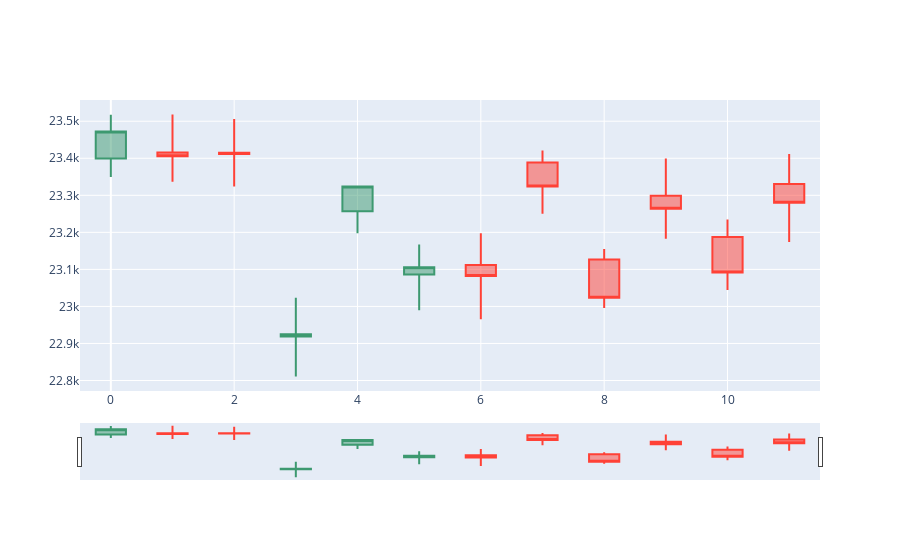
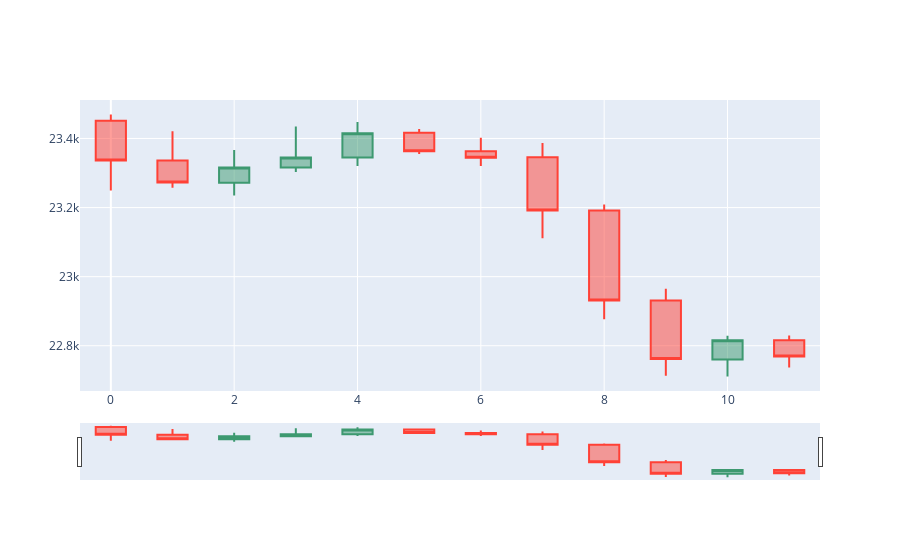

Notebook cell for these charts, in order:
### Code cell
TIME_POINT = 20
predicted_total = [predicted[f'LSTM_regressor_{i}'] for i in range(12)]
predicted_series = pd.DataFrame([i[TIME_POINT] for i in predicted_total], columns=test_data.columns)
fig = go.Figure(data=[go.Candlestick(
                x=predicted_series.index,
                open=predicted_series['open'],
                high=predicted_series['high'],
                low=predicted_series['low'],
                close=predicted_series['close'])])
fig.show()

actual_data = pd.DataFrame(test_data.values[TIME_POINT:TIME_POINT+12], columns=test_data.columns)
fig = go.Figure(data=[go.Candlestick(
                x=actual_data.index,
                open=actual_data['open'],
                high=actual_data['high'],
                low=actual_data['low'],
                close=actual_data['close'])])
fig.show()

### Figure 1 — Plotly figure (JSON) as saved in the notebook; plotly's stock layout.template omitted (floating-point values rounded to 4 significant figures)
{"data": [{"close": [23470.0, 23410.0, 23410.0, 22930.0, 23320.0, 23110.0, 23080.0, 23320.0, 23020.0, 23260.0, 23090.0, 23280.0], "high": [23520.0, 23520.0, 23510.0, 23020.0, 23320.0, 23170.0, 23200.0, 23420.0, 23150.0, 23400.0, 23230.0, 23410.0], "low": [23350.0, 23340.0, 23320.0, 22810.0, 23200.0, 22990.0, 22970.0, 23250.0, 23000.0, 23180.0, 23040.0, 23170.0], "open": [23400.0, 23420.0, 23410.0, 22920.0, 23260.0, 23090.0, 23110.0, 23390.0, 23130.0, 23300.0, 23190.0, 23330.0], "type": "candlestick", "x": [0, 1, 2, 3, 4, 5, 6, 7, 8, 9, 10, 11]}], "layout": {}}

### Figure 2 — Plotly figure (JSON) as saved in the notebook; plotly's stock layout.template omitted (floating-point values rounded to 4 significant figures)
{"data": [{"close": [23340.0, 23270.0, 23320.0, 23340.0, 23410.0, 23360.0, 23340.0, 23190.0, 22930.0, 22760.0, 22820.0, 22770.0], "high": [23470.0, 23421, 23367, 23430.0, 23448, 23430.0, 23400.0, 23390.0, 23210.0, 22960.0, 22830.0, 22830.0], "low": [23250.0, 23260.0, 23240.0, 23300.0, 23320, 23355, 23320.0, 23110.0, 22877, 22710.0, 22710.0, 22740.0], "open": [23450.0, 23340.0, 23270.0, 23320.0, 23340.0, 23420.0, 23360.0, 23350.0, 23190.0, 22930.0, 22760.0, 22820.0], "type": "candlestick", "x": [0, 1, 2, 3, 4, 5, 6, 7, 8, 9, 10, 11]}], "layout": {}}
